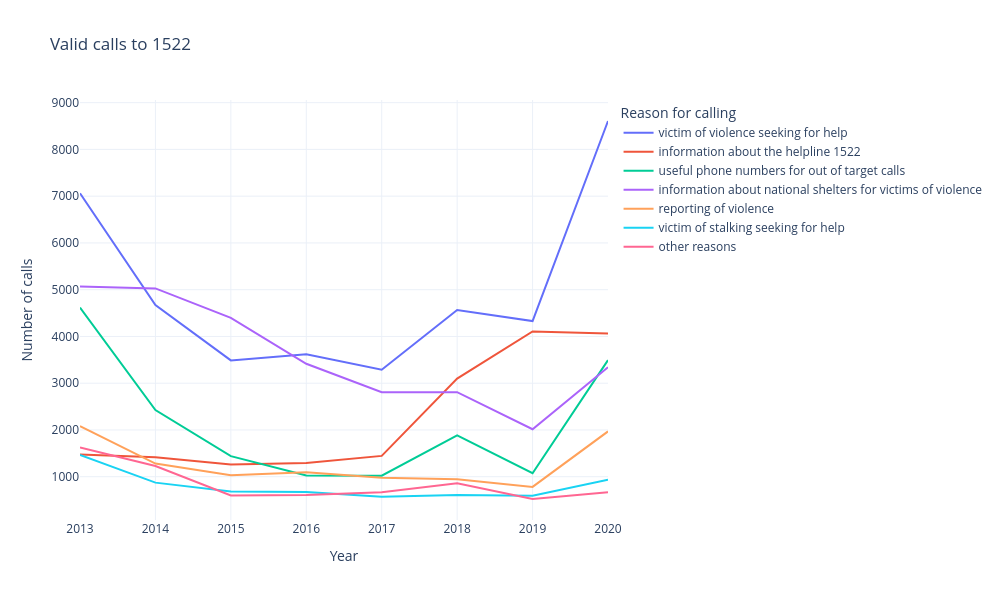

The notebook cell this image was saved under:
### Code cell
validcalls_linechart

### Figure 1 — Plotly figure (JSON) as saved in the notebook; plotly's stock layout.template omitted (floating-point values rounded to 4 significant figures)
{"data": [{"hovertemplate": "Reason for calling=victim of violence seeking for help<br>Year=%{x}<br>Number of calls=%{y}<extra></extra>", "legendgroup": "victim of violence seeking for help", "line": {"color": "#636efa", "dash": "solid"}, "marker": {"symbol": "circle"}, "mode": "lines", "name": "victim of violence seeking for help", "orientation": "v", "showlegend": true, "type": "scatter", "x": ["2013", "2014", "2015", "2016", "2017", "2018", "2019", "2020"], "xaxis": "x", "y": [7064.0, 4672.0, 3487.0, 3620.0, 3288.0, 4567.0, 4329.0, 8608.0], "yaxis": "y"}, {"hovertemplate": "Reason for calling=information about the helpline 1522<br>Year=%{x}<br>Number of calls=%{y}<extra></extra>", "legendgroup": "information about the helpline 1522", "line": {"color": "#EF553B", "dash": "solid"}, "marker": {"symbol": "circle"}, "mode": "lines", "name": "information about the helpline 1522", "orientation": "v", "showlegend": true, "type": "scatter", "x": ["2013", "2014", "2015", "2016", "2017", "2018", "2019", "2020"], "xaxis": "x", "y": [1476.0, 1417.0, 1263.0, 1294.0, 1445.0, 3099.0, 4108.0, 4061.0], "yaxis": "y"}, {"hovertemplate": "Reason for calling=useful phone numbers for out of target calls<br>Year=%{x}<br>Number of calls=%{y}<extra></extra>", "legendgroup": "useful phone numbers for out of target calls", "line": {"color": "#00cc96", "dash": "solid"}, "marker": {"symbol": "circle"}, "mode": "lines", "name": "useful phone numbers for out of target calls", "orientation": "v", "showlegend": true, "type": "scatter", "x": ["2013", "2014", "2015", "2016", "2017", "2018", "2019", "2020"], "xaxis": "x", "y": [4618.0, 2425.0, 1439.0, 1025.0, 1022.0, 1883.0, 1074.0, 3493.0], "yaxis": "y"}, {"hovertemplate": "Reason for calling=information about national shelters for victims of violence<br>Year=%{x}<br>Number of calls=%{y}<extra></extra>", "legendgroup": "information about national shelters for victims of violence", "line": {"color": "#ab63fa", "dash": "solid"}, "marker": {"symbol": "circle"}, "mode": "lines", "name": "information about national shelters for victims of violence", "orientation": "v", "showlegend": true, "type": "scatter", "x": ["2013", "2014", "2015", "2016", "2017", "2018", "2019", "2020"], "xaxis": "x", "y": [5068.0, 5027.0, 4396.0, 3416.0, 2806.0, 2808.0, 2016.0, 3340.0], "yaxis": "y"}, {"hovertemplate": "Reason for calling=reporting of violence<br>Year=%{x}<br>Number of calls=%{y}<extra></extra>", "legendgroup": "reporting of violence", "line": {"color": "#FFA15A", "dash": "solid"}, "marker": {"symbol": "circle"}, "mode": "lines", "name": "reporting of violence", "orientation": "v", "showlegend": true, "type": "scatter", "x": ["2013", "2014", "2015", "2016", "2017", "2018", "2019", "2020"], "xaxis": "x", "y": [2083.0, 1281.0, 1030.0, 1095.0, 975.0, 947.0, 782.0, 1969.0], "yaxis": "y"}, {"hovertemplate": "Reason for calling=victim of stalking seeking for help<br>Year=%{x}<br>Number of calls=%{y}<extra></extra>", "legendgroup": "victim of stalking seeking for help", "line": {"color": "#19d3f3", "dash": "solid"}, "marker": {"symbol": "circle"}, "mode": "lines", "name": "victim of stalking seeking for help", "orientation": "v", "showlegend": true, "type": "scatter", "x": ["2013", "2014", "2015", "2016", "2017", "2018", "2019", "2020"], "xaxis": "x", "y": [1463.0, 873.0, 685.0, 672.0, 569.0, 610.0, 592.0, 934.0], "yaxis": "y"}, {"hovertemplate": "Reason for calling=other reasons<br>Year=%{x}<br>Number of calls=%{y}<extra></extra>", "legendgroup": "other reasons", "line": {"color": "#FF6692", "dash": "solid"}, "marker": {"symbol": "circle"}, "mode": "lines", "name": "other reasons", "orientation": "v", "showlegend": true, "type": "scatter", "x": ["2013", "2014", "2015", "2016", "2017", "2018", "2019", "2020"], "xaxis": "x", "y": [1624.0, 1229.0, 598.0, 610.0, 667.0, 860.0, 523.0, 666.0], "yaxis": "y"}], "layout": {"height": 600, "legend": {"title": {"text": "Reason for calling"}, "tracegroupgap": 0}, "title": {"text": "Valid calls to 1522"}, "width": 1000, "xaxis": {"anchor": "y", "domain": [0, 1], "title": {"text": "Year"}}, "yaxis": {"anchor": "x", "domain": [0, 1], "title": {"text": "Number of calls"}}}}
